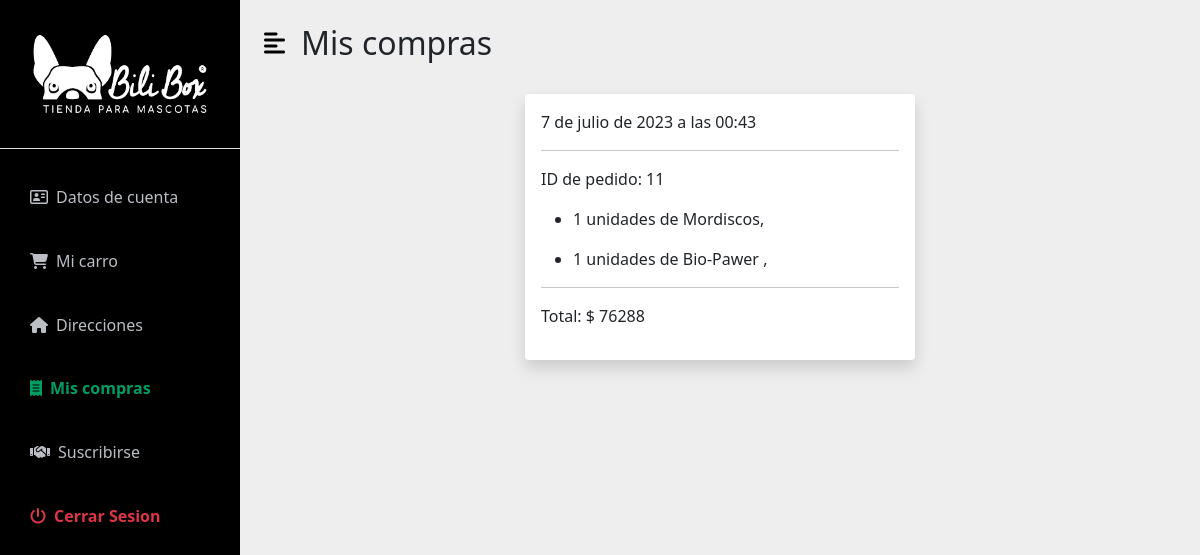
The app's page /pedido/pedidos/ (signed in), older data.
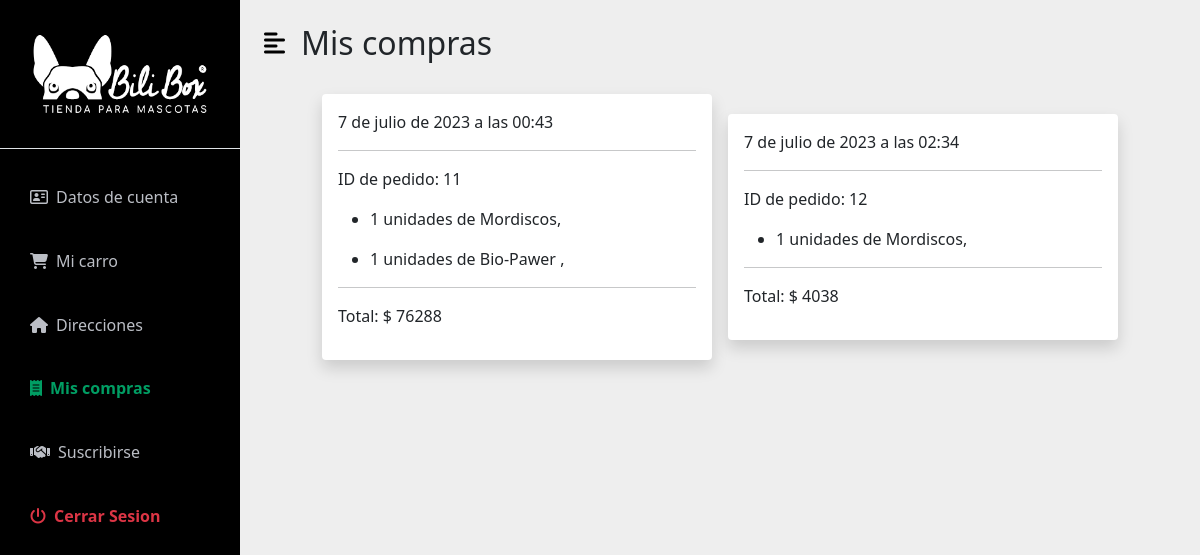
The same page, newer data.
### AppPedidos/models.py (models this page shows, shortened)
class Pedido(models.Model):
    user = models.ForeignKey(User, on_delete=models.CASCADE,related_name='pedidos')
    created_at = models.DateTimeField(auto_now_add=True)
    total = models.IntegerField()
    class Meta:
        db_table = 'pedidos' #Como se va a ver en la basen de datos
        verbose_name ='pedido'
        verbose_name_plural ='pedidos'

class DetallePedido(models.Model):
    user = models.ForeignKey(User, on_delete=models.CASCADE,related_name='detalle_pedido')
    producto = models.ForeignKey(Articulo, on_delete=models.CASCADE)
    pedido = models.ForeignKey(Pedido, on_delete=models.CASCADE)
    cantidad = models.IntegerField(default=1)
    created_at = models.DateTimeField(auto_now_add=True)
    def __str__(self):
        return f'{self.cantidad} unidades de {self.producto.nombre}, '
    class Meta:
        db_table = 'detalle_pedido' #Como se va a ver en la basen de datos
        verbose_name ='detalle_pedido'
        verbose_name_plural ='detalle_pedidos'

### App/models.py (models this page shows, shortened)
class Articulo(models.Model):
    imagen = models.ImageField(upload_to='articulos/')
    nombre = models.CharField(max_length=50)
    descripcion = models.CharField(max_length=200, null=True, blank=True)
    precio = models.IntegerField()
    seccion = models.CharField( max_length=30)
    stock = models.IntegerField()
    created = models.DateTimeField(auto_now_add=True)
    updated = models.DateTimeField(auto_now_add=True)
    class Meta:
        verbose_name = 'articulo'
        verbose_name_plural = 'articulos'

### AppPedidos/views.py (the view)
# urls.py: path('pedidos/', views.pedidos, name='pedidos'),
def pedidos(request):
    pedido = Pedido.objects.filter(user=request.user)
    detalle = DetallePedido.objects.filter(user=request.user)
    ctx = {
        'pedido': pedido,
        'detalle_pedido': detalle,
    }
    return render(request,'Dashboards/compras.html',ctx)

### AppCarro/context_processor.py (called while the page is built)
def importe_total_carro(request):
    total=0
    try:
      if request.user.is_authenticated:
        for key, value in request.session["carro"].items():
          total = total + (int(value["precio"]) * value["cantidad"])
      else:
        pass
    except:
      pass
    return {'importe_total_carro':total}

### AppDashboard/templates/Dashboards/compras.html (shortened to what this page needs)
{% extends 'Dashboards/base-dash.html' %}
{% load static %}
{% block content %}
<div id="page-content-wrapper">
    <nav class="navbar navbar-expand-lg navbar-light bg-transparent py-4 px-4">
        <div class="d-flex align-items-center">
            <i class="fas fa-align-left primary-text fs-4 me-3" id="menu-toggle"></i>
            <h2 class="fs-2 m-0">Mis compras</h2>
        </div>
    </nav>
    <div class="container-fluid px-4 ">
        <div class="row d-flex justify-content-center align-items-center">
            {% for pedido in pedido %}
            <div class="col-lg-5 shadow m-2 p-3 rounded" style="background-color: white;">
                <p>{{pedido.created_at}}</p>
                <hr>
                <p>ID de pedido: {{pedido.id}}</p>
                {% for detalle in detalle_pedido %}
                    {% if pedido.id == detalle.pedido.id  %}
                        <ul>
                            <li>{{detalle}} </li>
                        </ul>
                    {% endif %}
                {% endfor %}
                <hr>
                <p>Total: $ {{pedido.total}} </p>
            </div>
            {% endfor %}
        </div>
    </div>
</div>
{% endblock %}

Row changes from the older to the newer data that the page shows:
added Pedido: created_at "7 de julio de 2023 a las 02:34", id "12", total "4038"
added DetallePedido: cantidad+producto "1 unidades de Mordiscos,", shown under "7 de julio de 2023 a las 02:34"
